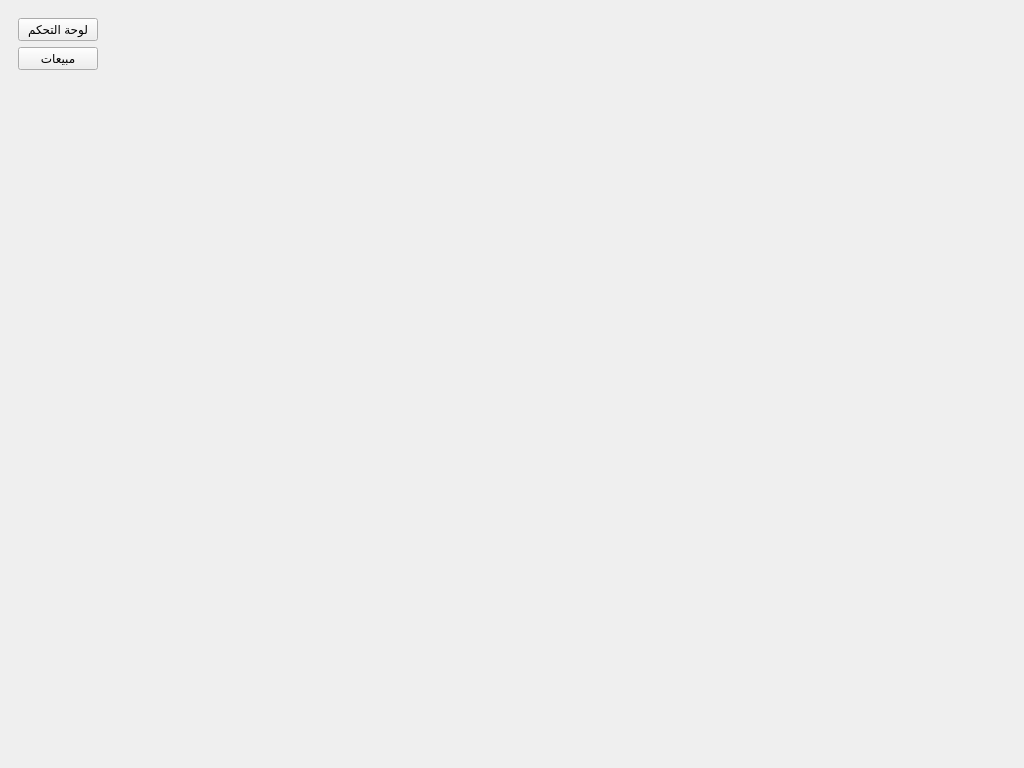
<?xml version="1.0" encoding="UTF-8"?>
<ui version="4.0">
 <class>Dashboard</class>
 <widget class="QMainWindow" name="Dashboard">
  <property name="geometry">
   <rect>
    <x>0</x><y>0</y><width>1024</width><height>768</height>
   </rect>
  </property>
  <widget class="QWidget" name="centralwidget">
   <layout class="QHBoxLayout" name="horizontalLayout">
    <item>
     <widget class="QWidget" name="sidebar">
      <layout class="QVBoxLayout" name="verticalLayout">
       <item><widget class="QPushButton" name="btn_dashboard"><property name="text"><string>لوحة التحكم</string></property></widget></item>
       <item><widget class="QPushButton" name="btn_sales"><property name="text"><string>مبيعات</string></property></widget></item>
       <!-- أزرار أخرى بنفس النمط -->
       <item><spacer name="verticalSpacer"><property name="orientation"><enum>Qt::Vertical</enum></property><property name="sizeHint" stdset="0"><size><width>20</width><height>40</height></size></property></spacer></item>
      </layout>
     </widget>
    </item>
    <item><widget class="QStackedWidget" name="stack"/></item>
   </layout>
  </widget>
 </widget>
 <resources/>
 <connections/>
</ui>
